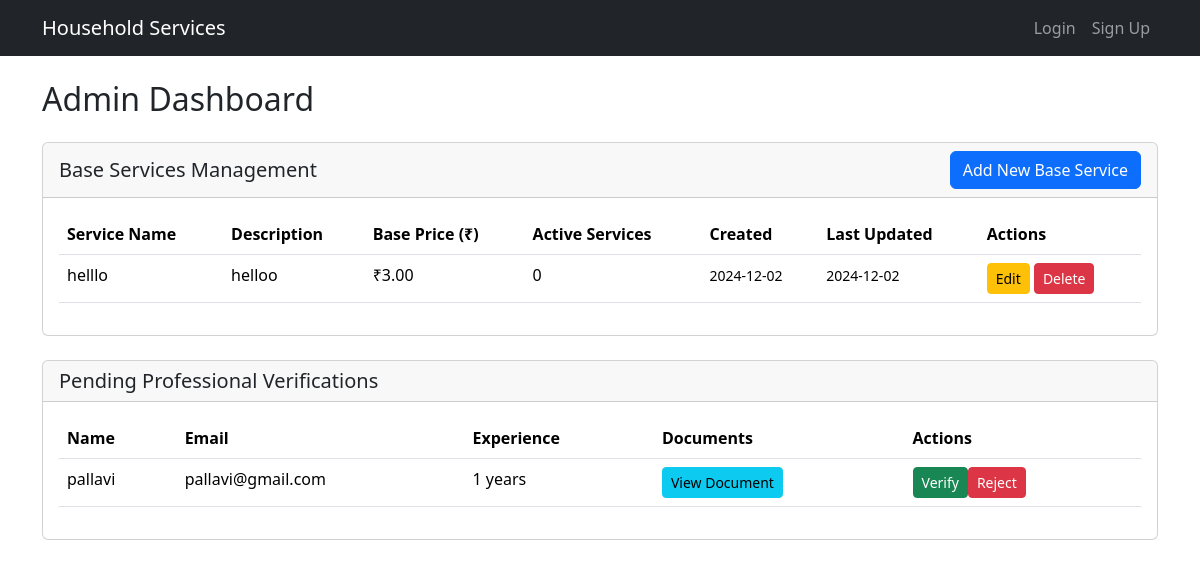
/admin-dashboard, run on an earlier commit of the app's database.
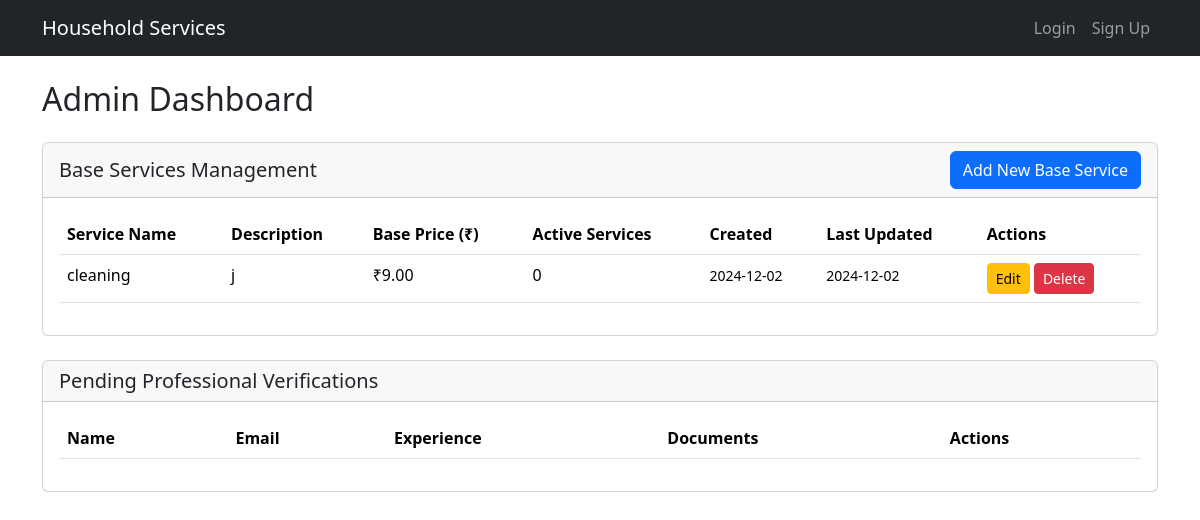
And on a later commit of the database.
### models.py (models this page shows)
class BaseService(db.Model):
    id = db.Column(db.Integer, primary_key=True)
    name = db.Column(db.String(100), nullable=False)
    description = db.Column(db.Text, nullable=False)
    price = db.Column(db.Float, nullable=False)
    created_at = db.Column(db.DateTime, nullable=False, default=db.func.current_timestamp())
    updated_at = db.Column(db.DateTime, nullable=False, default=db.func.current_timestamp(), onupdate=db.func.current_timestamp())
    services = db.relationship('Service', backref='base_service', lazy=True)

class ProfessionalDetails(db.Model):
    id = db.Column(db.Integer, primary_key=True)
    user_id = db.Column(db.Integer, db.ForeignKey('user.id'), nullable=False)
    email = db.Column(db.String(120), unique=True, nullable=False)
    fullname = db.Column(db.String(100), nullable=False)
    service_id = db.Column(db.Integer, db.ForeignKey('base_service.id'), nullable=False)
    experience_years = db.Column(db.Integer, nullable=False)
    document_path = db.Column(db.String(200), nullable=False)
    address = db.Column(db.Text, nullable=False)
    pin_code = db.Column(db.String(10), nullable=False)
    status = db.Column(db.String(20), nullable=False, default='pending')
    user = db.relationship('User', backref=db.backref('professional_details', lazy=True))
    service = db.relationship('BaseService', backref=db.backref('professionals', lazy=True))

### app.py (the view)
@app.route("/admin-dashboard")
def admin_dashboard():
    pending_professionals = ProfessionalDetails.query.filter_by(status='pending').all()
    services = BaseService.query.order_by(BaseService.name).all()
    return render_template("admin_dashboard.html",
                         pending_professionals=pending_professionals,
                         services=services)

### templates/admin_dashboard.html (shortened to what this page needs)
{% extends "base.html" %}
{% block content %}
<div class="container mt-4">
    <h2 class="mb-4">Admin Dashboard</h2>
    <div class="row mb-4">
        <div class="col-12">
            <div class="card">
                <div class="card-header d-flex justify-content-between align-items-center">
                    <h5 class="card-title mb-0">Base Services Management</h5>
                    <button class="btn btn-primary" data-bs-toggle="modal" data-bs-target="#addServiceModal">
                        Add New Base Service
                    </button>
                </div>
                <div class="card-body">
                    <div class="table-responsive">
                        <table class="table table-hover">
                            <thead>
                                <tr>
                                    <th>Service Name</th>
                                    <th>Description</th>
                                    <th>Base Price (₹)</th>
                                    <th>Active Services</th>
                                    <th>Created</th>
                                    <th>Last Updated</th>
                                    <th>Actions</th>
                                </tr>
                            </thead>
                            <tbody>
                                {% for service in services %}
                                <tr>
                                    <td>{{ service.name }}</td>
                                    <td>{{ service.description[:100] }}{% if service.description|length > 100 %}...{% endif %}</td>
                                    <td>₹{{ "%.2f"|format(service.price) }}</td>
                                    <td>{{ service.services|length }}</td>
                                    <td><small>{{ service.created_at.strftime('%Y-%m-%d') }}</small></td>
                                    <td><small>{{ service.updated_at.strftime('%Y-%m-%d') }}</small></td>
                                    <td>
                                        <button class="btn btn-warning btn-sm"
                                                data-bs-toggle="modal"
                                                data-bs-target="#editServiceModal{{ service.id }}">
                                            Edit
                                        </button>
                                        <form action="{{ url_for('delete_service', id=service.id) }}"
                                              method="post"
                                              style="display: inline;"
                                              onsubmit="return confirm('Are you sure you want to delete this base service? This will remove all professional services using this base service.')">
                                            <button type="submit" class="btn btn-danger btn-sm">Delete</button>
                                        </form>
                                    </td>
                                </tr>
                                {% endfor %}
                            </tbody>
                        </table>
                    </div>
                </div>
            </div>
        </div>
    </div>
    <div class="row">
        <div class="col-12">
            <div class="card">
                <div class="card-header">
                    <h5 class="card-title mb-0">Pending Professional Verifications</h5>
                </div>
                <div class="card-body">
                    <div class="table-responsive">
                        <table class="table">
                            <thead>
                                <tr>
                                    <th>Name</th>
                                    <th>Email</th>
                                    <th>Experience</th>
                                    <th>Documents</th>
                                    <th>Actions</th>
                                </tr>
                            </thead>
                            <tbody>
                                {% for professional in pending_professionals %}
                                <tr>
                                    <td>{{ professional.fullname }}</td>
                                    <td>{{ professional.email }}</td>
                                    <td>{{ professional.experience_years }} years</td>
                                    <td>
                                        <a href="{{ url_for('serve_file', filename=professional.document_path) }}"
                                           target="_blank"
                                           class="btn btn-info btn-sm">View Document</a>
                                    </td>
                                    <td>
                                        <div class="btn-group">
                                            <form action="{{ url_for('verify_professional', id=professional.id) }}"
                                                  method="post"
                                                  style="display: inline;">
                                                <button type="submit" class="btn btn-success btn-sm">Verify</button>
                                            </form>
                                            <form action="{{ url_for('reject_professional', id=professional.id) }}"
                                                  method="post"
                                                  style="display: inline;">
                                                <button type="submit" class="btn btn-danger btn-sm">Reject</button>
                                            </form>
                                        </div>
                                    </td>
                                </tr>
                                {% endfor %}
                            </tbody>
                        </table>
                    </div>
                </div>
            </div>
        </div>
    </div>
</div>
{% endblock %}

### templates/base.html (shortened to what this page needs)
<!DOCTYPE html>
<html lang="en">
<head>
    <link href="https://cdn.jsdelivr.net/npm/bootstrap@5.3.2/dist/css/bootstrap.min.css" rel="stylesheet">
</head>
<body>
    <nav class="navbar navbar-expand-lg navbar-dark bg-dark">
        <div class="container">
            <a class="navbar-brand" href="{{ url_for('home') }}">Household Services</a>
            <div class="collapse navbar-collapse" id="navbarNav">
                <ul class="navbar-nav ms-auto">
                    {% if session.get('user_id') %}
                        {% if session.get('role') == 'user' %}
                            <li class="nav-item">
                                <a class="nav-link" href="{{ url_for('user_dashboard') }}">Dashboard</a>
                            </li>
                        {% elif session.get('role') == 'professional' %}
                            <li class="nav-item">
                                <a class="nav-link" href="{{ url_for('professional_dashboard') }}">Dashboard</a>
                            </li>
                        {% elif session.get('role') == 'admin' %}
                            <li class="nav-item">
                                <a class="nav-link" href="{{ url_for('admin_dashboard') }}">Dashboard</a>
                            </li>
                            <li class="nav-item">
                                <a class="nav-link" href="{{ url_for('all_users') }}">All Users</a>
                            </li>
                        {% endif %}
                        <li class="nav-item">
                            <a class="nav-link" href="{{ url_for('logout') }}">Logout</a>
                        </li>
                    {% else %}
                        <li class="nav-item">
                            <a class="nav-link" href="{{ url_for('login') }}">Login</a>
                        </li>
                        <li class="nav-item">
                            <a class="nav-link" href="{{ url_for('register') }}">Sign Up</a>
                        </li>
                    {% endif %}
                </ul>
            </div>
        </div>
    </nav>
    <main>
        {% block content %}{% endblock %}
    </main>
</body>
</html>

What changed in the data, as far as the page shows it:
removed BaseService: name "helllo", description "helloo", price "3.00", services|length "0", created_at "2024-12-02", updated_at "2024-12-02"
removed ProfessionalDetails: fullname "pallavi", email "pallavi@gmail.com", experience_years "1"
added BaseService: name "cleaning", description "j", price "9.00", services|length "0", created_at "2024-12-02", updated_at "2024-12-02"
